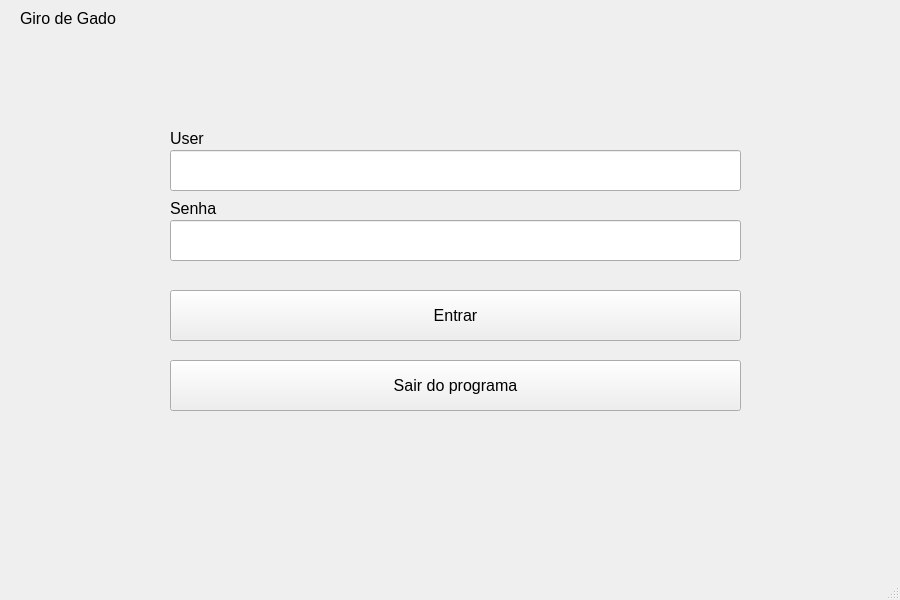
<?xml version="1.0" encoding="UTF-8"?>
<ui version="4.0">
 <class>LoginScreen</class>
 <widget class="QMainWindow" name="LoginScreen">
  <property name="geometry">
   <rect>
    <x>0</x>
    <y>0</y>
    <width>900</width>
    <height>600</height>
   </rect>
  </property>
  <property name="windowTitle">
   <string>Tela de Login</string>
  </property>
  <widget class="QWidget" name="centralwidget">
   <widget class="QPushButton" name="loginButton">
    <property name="geometry">
     <rect>
      <x>170</x>
      <y>290</y>
      <width>571</width>
      <height>51</height>
     </rect>
    </property>
    <property name="font">
     <font>
      <pointsize>12</pointsize>
     </font>
    </property>
    <property name="text">
     <string>Entrar</string>
    </property>
   </widget>
   <widget class="QLabel" name="labelTitle">
    <property name="geometry">
     <rect>
      <x>20</x>
      <y>10</y>
      <width>121</width>
      <height>16</height>
     </rect>
    </property>
    <property name="font">
     <font>
      <pointsize>12</pointsize>
     </font>
    </property>
    <property name="text">
     <string>Giro de Gado</string>
    </property>
   </widget>
   <widget class="QLabel" name="labelUser">
    <property name="geometry">
     <rect>
      <x>170</x>
      <y>130</y>
      <width>61</width>
      <height>16</height>
     </rect>
    </property>
    <property name="font">
     <font>
      <pointsize>12</pointsize>
     </font>
    </property>
    <property name="text">
     <string>User</string>
    </property>
   </widget>
   <widget class="QLabel" name="labelPassword">
    <property name="geometry">
     <rect>
      <x>170</x>
      <y>200</y>
      <width>61</width>
      <height>16</height>
     </rect>
    </property>
    <property name="font">
     <font>
      <pointsize>12</pointsize>
     </font>
    </property>
    <property name="text">
     <string>Senha</string>
    </property>
   </widget>
   <widget class="QPushButton" name="exitButton">
    <property name="geometry">
     <rect>
      <x>170</x>
      <y>360</y>
      <width>571</width>
      <height>51</height>
     </rect>
    </property>
    <property name="font">
     <font>
      <pointsize>12</pointsize>
     </font>
    </property>
    <property name="text">
     <string>Sair do programa</string>
    </property>
   </widget>
   <widget class="QLineEdit" name="inputUser">
    <property name="geometry">
     <rect>
      <x>170</x>
      <y>150</y>
      <width>571</width>
      <height>41</height>
     </rect>
    </property>
    <property name="font">
     <font>
      <pointsize>12</pointsize>
     </font>
    </property>
   </widget>
   <widget class="QLineEdit" name="inputPassword">
    <property name="geometry">
     <rect>
      <x>170</x>
      <y>220</y>
      <width>571</width>
      <height>41</height>
     </rect>
    </property>
    <property name="font">
     <font>
      <pointsize>12</pointsize>
     </font>
    </property>
    <property name="echoMode">
     <enum>QLineEdit::Password</enum>
    </property>
   </widget>
  </widget>
  <widget class="QMenuBar" name="menubar">
   <property name="geometry">
    <rect>
     <x>0</x>
     <y>0</y>
     <width>900</width>
     <height>20</height>
    </rect>
   </property>
  </widget>
  <widget class="QStatusBar" name="statusbar"/>
 </widget>
 <resources/>
 <connections/>
</ui>
